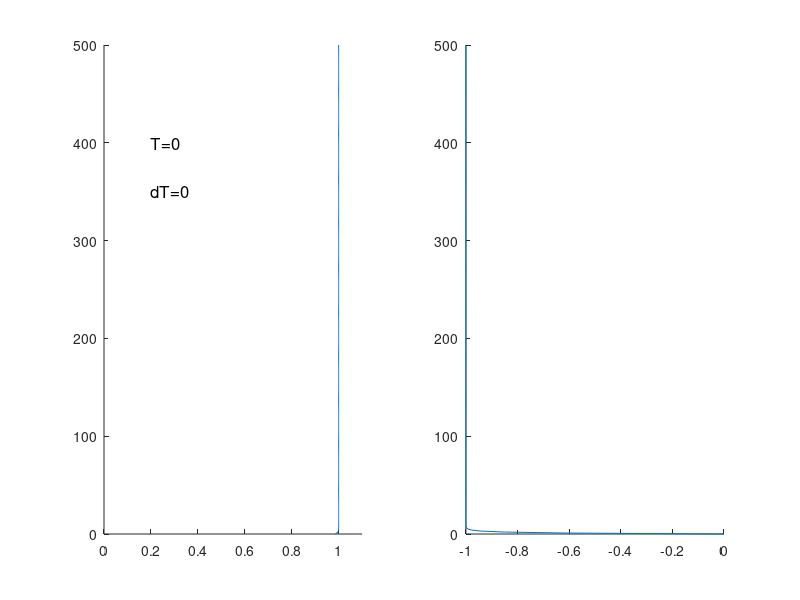

This figure's MATLAB source: (Note: this script raises an error after producing the figure.)
% clear;

g=9.81;
drho=500;
mu_f=1e3;
mu_m_mix=1e14;
d=2.75e-3;      %grain size
n=3;
b=125;

phi0=0.5;

K0=phi0^n*d^2/b;
um_0=K0/mu_f*drho*g*(1-phi0); %
sigma=(K0*mu_m_mix/mu_f)^0.5;   %Compaction length
tao0=sigma/um_0;    %time scale

Year=365.25*24*3600;


% To_show=(10:10:200)*Year/tao0;
To_show=(10:10:180)*Year/tao0;
% To_show=[0.5,1,2,4,10];

N_to_show=length(To_show);
pos=1;
Z_len=500;

N=500+1;
theta=1;
fixed_dt=1;
dt=To_show(1)/10;%0.005;
End_time=To_show(end)+0.1;


Precision=1e-6;  %Saturation calculating precision
z=linspace(0,Z_len,N);
phi=ones(N,1);
% phi(round(N/5):round(2*N/5))=1.5;
um=zeros(N,1);

indexi=zeros((N-2)*3+3,1);
indexj=zeros((N-2)*3+3,1);
value=zeros((N-2)*3+3,1); 

To_save=1;
if To_save==1 && fixed_dt==1
   phi_data=zeros(N_to_show,N); 
   um_data=zeros(N_to_show,N); 
end
Time=0;
temp1=zeros(N,1);
counter=0;
%%

figure(13)
clf;
subplot(1,2,1)
hold on;
Handel2=plot(phi(1:N),z);
H_T=text(0.2,Z_len*0.8, "T=0",'fontsize',12);
H_dt=text(0.2,Z_len*0.7, "dT=0",'fontsize',12);
xlim([0,1.1])

subplot(1,2,2)
hold on;
Handel3=plot(um(1:N),z);
xlim([-1,0])

Zeroelements=0;
Zeroelements_old=0;
Top=0;
while Time<End_time 
    um_old=um;
    phi_old=phi;
    improve=1;
    iter=0;
    dz=z(2)-z(1);
    
    while improve>Precision && iter<50
        indexi=zeros((N-2-Zeroelements_old)*3+3,1);
        indexj=zeros((N-2-Zeroelements_old)*3+3,1);
        value=zeros((N-2-Zeroelements_old)*3+3,1); 
        
        theta2=1;
        
        indexi(1)=1; indexj(1)=1; value(1)=1;  %boundary condition at the bottom
        for i=0:N-3-Zeroelements_old 
              indexi(i*3+2)=i+2; indexj(i*3+2)=i+1; value(i*3+2)=theta2;
              indexi(i*3+3)=i+2; indexj(i*3+3)=i+2; value(i*3+3)=-2*theta2;
              indexi(i*3+4)=i+2; indexj(i*3+4)=i+3; value(i*3+4)=theta2;
        end
%         for i=0:N-3-Zeroelements_old 
%               indexi(i*3+2)=i+2; indexj(i*3+2)=i+1; value(i*3+2)=theta2*((1-phi0*phi(i+1))+(1-phi0*phi(i+2)))/(1-phi0)/2;
%               indexi(i*3+3)=i+2; indexj(i*3+3)=i+2; value(i*3+3)=-theta2*((1-phi0*phi(i+1))+2*(1-phi0*phi(i+2))+(1-phi0*phi(i+3)))/(1-phi0)/2;
%               indexi(i*3+4)=i+2; indexj(i*3+4)=i+3; value(i*3+4)=theta2*((1-phi0*phi(i+3))+(1-phi0*phi(i+2)))/(1-phi0)/2;
%         end        
        indexi(end-1)=N-Zeroelements_old; indexj(end-1)=N-Zeroelements_old;   value(end-1)=1;   %boundary condition at the top
        indexi(end)=N-Zeroelements_old; indexj(end)=N-Zeroelements_old-1;     value(end)=-1;   %boundary condition at the top
%         for i=1:Zeroelements_old
%            indexi(end-i+1)=N-i+1; indexj(end-i+1)=N-i+1; value(end-i+1)=1; 
%         end 
%         temp=zeros(N-Zeroelements_old,1);
%         temp(2:N-1-Zeroelements_old)=(um_old(3:N-Zeroelements_old)-2*um_old(2:N-1-Zeroelements_old)+um_old(1:N-2-Zeroelements_old))*(1-theta)/dz^2-(1-theta)./phi(2:N-1-Zeroelements_old).^n.*um_old(2:N-1-Zeroelements_old);    
        
        
        Q=sparse(indexi,indexj,value,N-Zeroelements_old,N-Zeroelements_old);
        K=sparse(2:N-Zeroelements_old-1,2:N-Zeroelements_old-1,theta2./phi(2:N-Zeroelements_old-1).^n,N-Zeroelements_old,N-Zeroelements_old);
        LHS=Q/dz^2-K;
        rhs=((1-phi0*phi)/(1-phi0));
        rhs=rhs(1:end-Zeroelements_old);
%         rhs=rhs-temp;
        % Boundary condition
        rhs(end)=0;
        rhs(1)=0;
        um(1:end-Zeroelements_old)=LHS\rhs;  
        um(end-Zeroelements_old+1:end)=0;
        %Set dt
        if ~fixed_dt
            dt=min(min(abs(dz./um)),0.05);
            if pos<=N_to_show
                if Time+dt>To_show(pos)
                    dt=To_show(pos)-Time;
                end
            end
        end


        %%
        %Solving phi
        indexi2=zeros((N-2-Zeroelements)*3+3,1);
        indexj2=zeros((N-2-Zeroelements)*3+3,1);
        value2= zeros((N-2-Zeroelements)*3+3,1); 
        
        indexi2(1)=1; indexj2(1)=1; value2(1)=-um(1)/dz*theta+1/dt;  
        indexi2(2)=1; indexj2(2)=2; value2(2)=um(2)/dz*theta;        
        for i=0:N-3-Zeroelements   
              indexi2(i*3+3)=i+2; indexj2(i*3+3)=i+1; value2(i*3+3)=-um(i+1)/dz/2*theta;
              indexi2(i*3+4)=i+2; indexj2(i*3+4)=i+2; value2(i*3+4)=1/dt;
              indexi2(i*3+5)=i+2; indexj2(i*3+5)=i+3; value2(i*3+5)=um(i+3)/dz/2*theta;
        end
        indexi2((N-3-Zeroelements)*3+6)=N-Zeroelements; indexj2((N-3-Zeroelements)*3+6)=N-Zeroelements;   value2((N-3-Zeroelements)*3+6)=1;   %boundary condition at the top
        indexi2((N-3-Zeroelements)*3+7)=N-Zeroelements; indexj2((N-3-Zeroelements)*3+7)=N-Zeroelements-1;   value2((N-3-Zeroelements)*3+7)=-1;   %boundary condition at the top
%         for i=1:Zeroelements
%            indexi2(end-i+1)=N-i+1; indexj2(end-i+1)=N-i+1; value2(end-i+1)=1; 
%         end   
        
        LHS=sparse(indexi2,indexj2,value2,N-Zeroelements,N-Zeroelements);
        temp1=zeros(N,1);
        if theta<=1
            temp1(2:N-1-Zeroelements)=-(um_old(3:N-Zeroelements).*phi_old(3:N-Zeroelements)-um_old(1:N-2-Zeroelements).*phi_old(1:N-2-Zeroelements)-...
                (um_old(3:N-Zeroelements)-um_old(1:N-2-Zeroelements))/phi0)/2/dz*(1-theta)+(um(3:N-Zeroelements)-um(1:N-2-Zeroelements))/phi0/2/dz*theta;
            temp1(1)=-(um_old(2).*phi_old(2)-um_old(1).*phi_old(1)-(um_old(2)-um_old(1))/phi0)/dz*(1-theta)+(um(2)-um(1))/phi0/dz*theta; 
        end
%         temp1(Zeroelements+2:N-1)=1/phi0*(um(Zeroelements+3:N)-um(Zeroelements+1:N-2))/2/dz;
        rhs=phi_old/dt+temp1;
%         rhs(N-Zeroelements+1:N)=1;
        rhs(N-Zeroelements)=0; %boundary condition at the top: phi=1 or smooth
        phi_old_nonlinear=phi;
        phi(1:end-Zeroelements)=LHS\rhs(1:end-Zeroelements);
        improve=max(abs(phi-phi_old_nonlinear));
        iter=iter+1;           
    end

    Time=Time+dt;
    disp([counter, iter])
    counter=counter+1;
    set(Handel2, 'xdata',phi(1:end-Zeroelements),'ydata',z(1:end-Zeroelements))
    set(Handel3, 'xdata',um(1:end-Zeroelements),'ydata',z(1:end-Zeroelements))
    eval("set(H_T, 'string', string('T=')+num2str(Time))")
    eval("set(H_dt, 'string', string('dT=')+num2str(dt))")
    if pos<=N_to_show
        if abs((Time-To_show(pos)))<1e-4
            subplot(1,2,1)
            plot(phi(1:N-Zeroelements-2),z(1:N-Zeroelements-2),'linewidth',1,'color','g');
            subplot(1,2,2)
            plot(um(1:N-Zeroelements),z(1:N-Zeroelements),'linewidth',1,'color','g');
            if To_save==1
                phi_data(pos,:)=phi;
                um_data(pos,:)=um;
            end
            pos=pos+1;
        end
    end

    Top=Top-um(end-Zeroelements)*dt;
%     Moving upper boundary.....this procedure is soo fucking ugly!
    Zeroelements=ceil((Top+1e-7)/dz);
    Zeroelements_old=Zeroelements;
    drawnow;

end

if To_save==1
   writematrix(phi_data','MacKenzie.txt')
end
